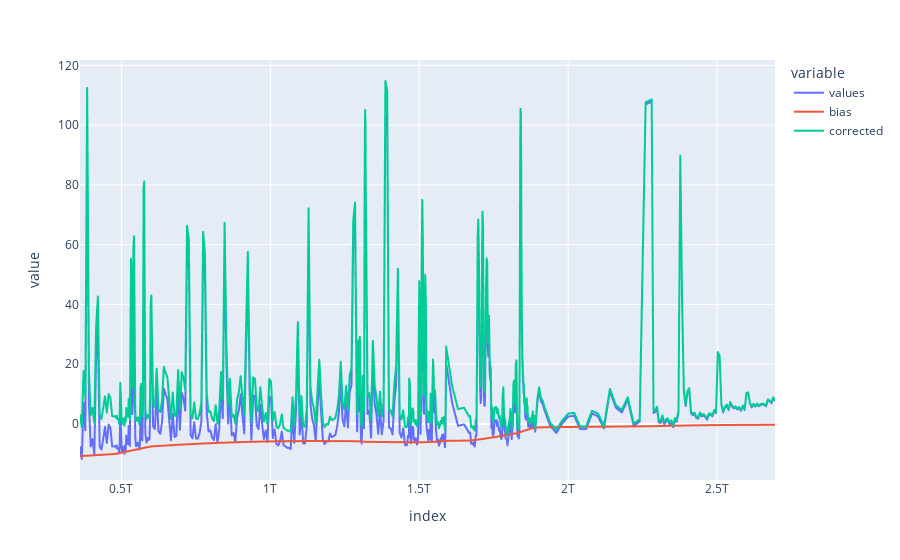

Notebook code cell kept with this figure:
### Markdown cell above
Filtrage des hautes fréquences et soustraction du biais :

### Code cell
if (tools.NOISE_FREQ is None):
    newdf['corrected'] = newdf['values'] - newdf['bias']
else :
    newdf['corrected'] = tools.butter_lowpass_filter(newdf['values'], tools.NOISE_FREQ, 1/tools.PERIOD[1]) # on perd la hauteur relative entre les pics parfois
    newdf['corrected'] = newdf['corrected'] - newdf['bias']
newdf.plot()

### Figure 1 — Plotly figure (JSON) as saved in the notebook; plotly's stock layout.template omitted (floating-point values rounded to 4 significant figures; data arrays with more than 128 entries replaced by an {"elided": "..."} marker saying what was removed)
{"data": [{"hovertemplate": "variable=values<br>index=%{x}<br>value=%{y}<extra></extra>", "legendgroup": "values", "line": {"color": "#636efa", "dash": "solid"}, "mode": "lines", "name": "values", "showlegend": true, "type": "scattergl", "x": {"elided": "552 int values"}, "xaxis": "x", "y": {"elided": "552 float values"}, "yaxis": "y"}, {"hovertemplate": "variable=bias<br>index=%{x}<br>value=%{y}<extra></extra>", "legendgroup": "bias", "line": {"color": "#EF553B", "dash": "solid"}, "mode": "lines", "name": "bias", "showlegend": true, "type": "scattergl", "x": {"elided": "552 int values"}, "xaxis": "x", "y": {"elided": "552 float values"}, "yaxis": "y"}, {"hovertemplate": "variable=corrected<br>index=%{x}<br>value=%{y}<extra></extra>", "legendgroup": "corrected", "line": {"color": "#00cc96", "dash": "solid"}, "mode": "lines", "name": "corrected", "showlegend": true, "type": "scattergl", "x": {"elided": "552 int values"}, "xaxis": "x", "y": {"elided": "552 float values"}, "yaxis": "y"}], "layout": {"legend": {"title": {"text": "variable"}, "tracegroupgap": 0}, "margin": {"t": 60}, "xaxis": {"anchor": "y", "domain": [0, 1], "title": {"text": "index"}}, "yaxis": {"anchor": "x", "domain": [0, 1], "title": {"text": "value"}}}}
